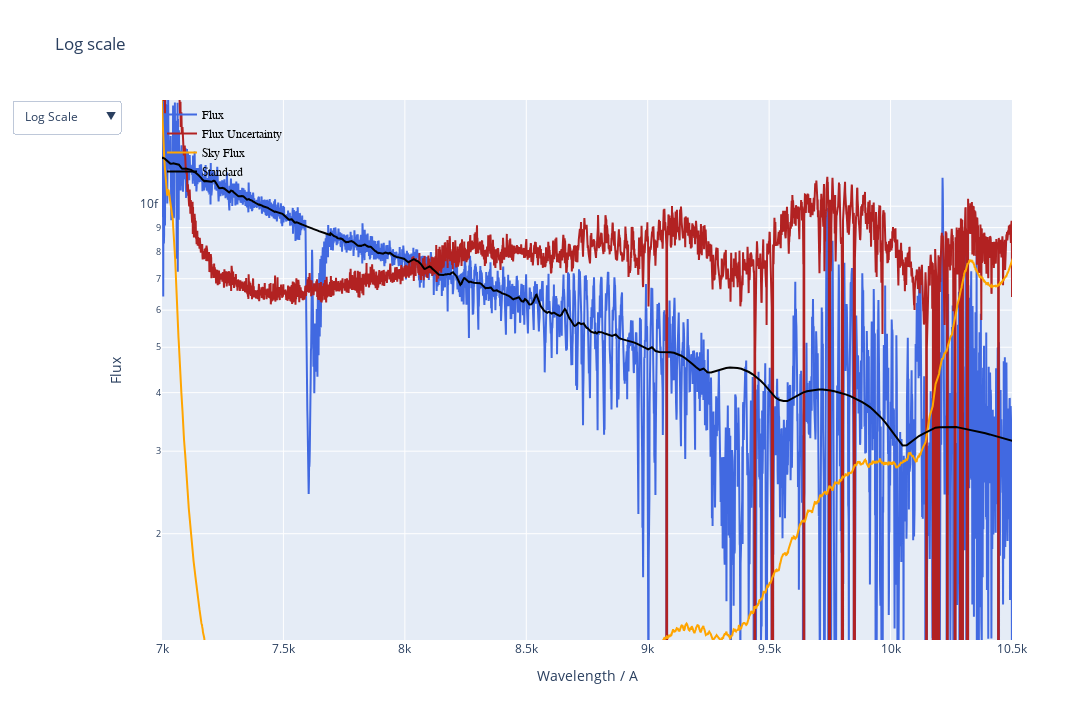

Here is the notebook cell this chart was saved with:
### Code cell
pso_reduced.inspect_reduced_spectrum(
    wave_min=7000.,
    wave_max=10500.,
    stype='standard',
    save_iframe=True,
    filename='g93_reduced_spectrum')

### Figure 1 — Plotly figure (JSON) as saved in the notebook; plotly's stock layout.template omitted (floating-point values rounded to 4 significant figures; data arrays with more than 128 entries replaced by an {"elided": "..."} marker saying what was removed)
{"data": [{"line": {"color": "royalblue"}, "name": "Flux", "type": "scatter", "x": {"elided": "4193 float values"}, "y": {"elided": "4193 float values"}}, {"line": {"color": "firebrick"}, "name": "Flux Uncertainty", "type": "scatter", "x": {"elided": "4193 float values"}, "y": {"elided": "4193 float values"}}, {"line": {"color": "orange"}, "name": "Sky Flux", "type": "scatter", "x": {"elided": "4193 float values"}, "y": {"elided": "4193 float values"}}, {"line": {"color": "black"}, "name": "Standard", "type": "scatter", "x": {"elided": "5180 float values"}, "y": {"elided": "5180 float values"}}], "layout": {"autosize": false, "height": 720, "hovermode": "closest", "legend": {"bgcolor": "rgba(0,0,0,0)", "font": {"color": "black", "family": "sans-serif", "size": 12}, "traceorder": "normal", "x": 0, "y": 1}, "showlegend": true, "title": {"text": "Log scale"}, "updatemenus": [{"active": 0, "buttons": [{"args": [{"visible": [true, true]}, {"title": "Log scale", "yaxis": {"type": "log"}}], "label": "Log Scale", "method": "update"}, {"args": [{"visible": [true, false]}, {"title": "Linear scale", "yaxis": {"type": "linear"}}], "label": "Linear Scale", "method": "update"}]}], "width": 1280, "xaxis": {"range": [7000, 10500], "title": {"text": "Wavelength / A"}}, "yaxis": {"range": [-14.93, -13.77], "title": {"text": "Flux"}, "type": "log"}}}
